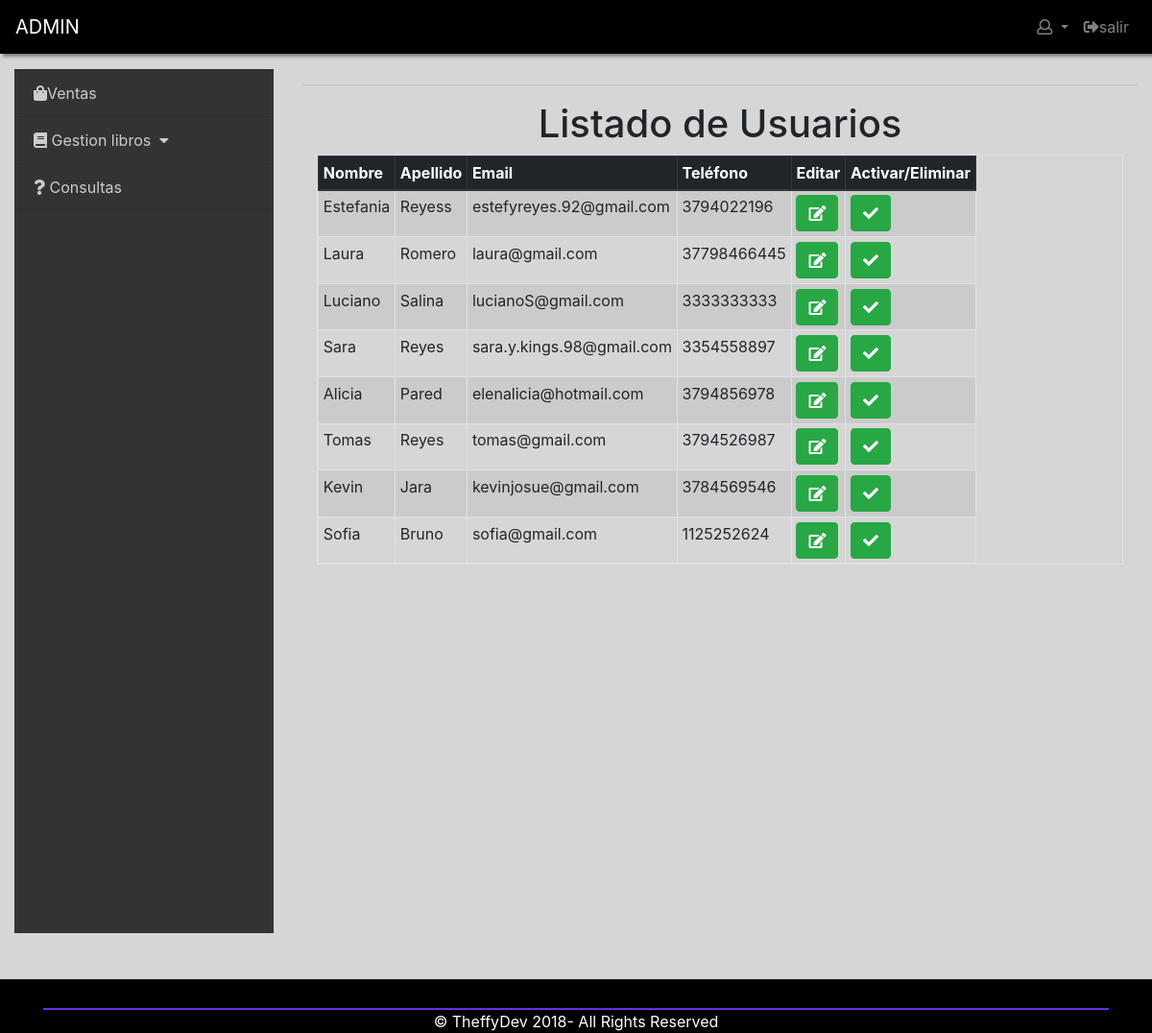
Page /index.php/gestion_usuario_controller/gestionar_usuario on the committed database.
### tables this page shows
CREATE TABLE `usuario` (
  `id_usuario` int(11) NOT NULL,
  `email` varchar(100) NOT NULL,
  `password` varchar(100) NOT NULL,
  `id_persona` int(11) NOT NULL,
  `estado_usuario` int(11) NOT NULL
);

CREATE TABLE `personas` (
  `id_persona` int(11) NOT NULL,
  `nombre` varchar(100) NOT NULL,
  `apellido` varchar(100) NOT NULL,
  `email` varchar(100) NOT NULL,
  `telefono` varchar(50) NOT NULL,
  `perfil_id` int(11) NOT NULL
);

### application/controllers/gestion_usuario_controller.php (called while the page is built, shortened)
	<?php
class Gestion_usuario_controller extends CI_Controller {
	public function gestionar_usuario()
	{
		$this->load->model('usuario_model');
		$data['usuarios'] = $this->usuario_model->select_usuarios();
		$this->load->view('plantillas/header_view');
		$this->load->view('plantillas/menu_admin_view');
		$this->load->view('plantillas/sidenav_admin_view');
		$this->load->view('back_views/gestionar_usuario_view', $data);
		$this->load->view('plantillas/footer_admin_view');
	}
}

### index.php (called while the page is built, shortened)
<?php
require_once BASEPATH.'core/CodeIgniter.php';

### application/models/usuario_model.php (called while the page is built, shortened)
<?php
class Usuario_model extends CI_Model {
	public function select_usuarios()
	{
		$this->db->select('*');
		$this->db->from('usuario');
		$this->db->join('personas', 'usuario.id_persona = personas.id_persona');
		$this->db->join('perfil', 'personas.perfil_id = perfil.perfil_id');
		$query = $this->db->get();
		return $query->result();
	}
}

### application/views/back_views/gestionar_usuario_view.php (the view)
<div class="container">
	<div class="row">
		<div class="col-lg-12">
			<h1 class="page-header" style="text-align:center;">Listado de Usuarios</h1>
		</div>
	</div>
	<div class="row">
		<div class="col-md-12 mx-auto">
			<table id="mytable" class="table table-responsive table-sm table-bordered table-striped table-hover">
				<thead class="thead-dark">
					<th scope="col">Nombre</th>
					<th scope="col">Apellido</th>
					<th scope="col">Email</th>
					<th scope="col">Teléfono</th>
					<th scope="col">Editar</th>
					<th scope="col">Activar/Eliminar</th>
				</thead>
				<tbody>
				<?php foreach($usuarios as $row) {?>
						<tr>
							<td> <?php echo $row->nombre; ?> </td>
							<td> <?php echo $row->apellido; ?> </td>
							<td> <?php echo $row->email; ?> </td>
							<td> <?php echo $row->telefono; ?> </td>
							<td>
								<a class="btn btn-success" title="pulse para editar" href="<?php echo base_url("gestion_usuario_controller/editar_usuario/$row->id_usuario");?>" >
									<i class="fas fa-edit"></i>
								</a>
							</td>
							<?php
							if ( ($row->estado_usuario) ==1 )
								{ ?>
									<td> <a class="btn btn-danger" title="pulse para eliminar" href="<?php echo base_url("gestion_usuario_controller/eliminar_usuario/$row->id_usuario");?>" >
										<i class="fas fa-trash-alt"></i></a></td>
								 <?php }
								 else {?>
										<td> <a class="btn btn-success" title="pulse para activar" href="<?php echo base_url("gestion_usuario_controller/activar_usuario/$row->id_usuario");?>" > <i class="fas fa-check"></i></a></td>
									<?php } ?>
								</tr>
							<?php }?>
						</tbody>
					</table>
				</div>
			</div>
		</div>

### application/views/plantillas/header_view.php (shortened to what this page needs)
<!doctype html>
<html id="html" lang="en">
<head>
	<link rel="stylesheet" href="<?php echo base_url('assets/css/estilo.css'); ?>">
	<link rel="stylesheet" href="<?php echo base_url('assets/css/sidenavstile.css'); ?>">
	<link rel="stylesheet" href="<?php echo base_url('assets/css/bootstrap.min.css'); ?>">
	<link rel="stylesheet" href="<?php echo base_url('assets/css/css/fontawesome-all.min.css'); ?>">
	<link rel="stylesheet" href="<?php echo base_url('assets/font-awesome/css/font-awesome.min.css'); ?>">
  <link rel="stylesheet" href="<?php echo base_url('assets/css/sb-admin.css'); ?>">
</head>
<body id="body">
	<div id="main">
		<header id="header">

### application/views/plantillas/menu_admin_view.php (shortened to what this page needs)
<nav class="navbar fixed-top navbar-expand-lg navbar-dark">
	<a class="navbar-brand" href="<?php echo base_url('inicio_controller/admin');?>"> ADMIN
	</a>
	<div class="collapse navbar-collapse" id="navbarSupportedContent">
		<ul class="navbar-nav ml-auto">
						<li class="nav-item dropdown">
							<a class="nav-link dropdown-toggle" href="#" id="navbarDropdown" role="button" data-toggle="dropdown" aria-haspopup="true" aria-expanded="false">
								<i class="far fa-user"></i><?php echo $this->session->userdata('nombre'); ?>
							</a>
						</li>
						<li class="nav-item d-none d-sm-none d-md-block">
							<a class="nav-link" href="<?php echo base_url('usuario_controller/cerrar_sesion');?>"><i class="fas fa-sign-out-alt"></i>salir</a>
						</li>
					</ul>
				</div>
			</nav>

### application/views/plantillas/sidenav_admin_view.php (shortened to what this page needs)
<div class="container-fluid" >
	<div class="row" >
		<div class="col-md-3 col-xs-1 p-l-0 p-r-0 in d-none d-sm-none d-md-block"  id="sidebar" >
			<div class="list-group panel" style="background-color: #333; height: 900px;">
				<a href="<?php echo base_url('ventas');?>" class="list-group-item collapsed" data-parent="#sidebar"><i class="fas fa-shopping-bag"></i>Ventas</span></a>
				<a href="#menu3" class="list-group-item collapsed" data-toggle="collapse" data-parent="#sidebar" aria-expanded="false"><i class="fas fa-book"></i> <span class="hidden-sm-down">Gestion libros</span></a>
				<a href="<?php echo base_url('consulta_controller');?>" class="list-group-item collapsed" data-parent="#sidebar"><i class="fas fa-question"></i> <span class="hidden-sm-down">Consultas</span></a>
			</div>
		</div>
		<main class="col-md-9 col-xs-11 p-l-2 p-t-2 ">
			<hr>

### application/views/plantillas/footer_admin_view.php (shortened to what this page needs)
</main>
</div>
</div>
	<footer class="container-fluid mt-5 ">
		<div class="contenedor container mt-0">
			<p class="copy display-7 m-0 text-center" style="color:white;">
				&copy; TheffyDev 2018- All Rights Reserved
			</p>
		</div>
	</footer>
</body>
</html>

### assets/css/estilo.css (style rules this page uses)
#body { background-color: rgba(214, 214, 214, 1); }
#main { margin-top: 4.5rem; margin-bottom: 40px; }
footer { position:absolute; padding-top:30px; background-color:rgba(0,0,0,1); }
.navbar { background-color:rgba(0,0,0,1); box-shadow: 3px 3px 3px rgba(44, 46, 44, 0.5); }
.contenedor .copy:before { margin: 0px auto 0px; }
.copy:before { content: ""; display: block; height: 2px; width: 100%; background-color: rgba(111, 44, 220, 1); box-shadow:0 0 0 0.1rem rgba(115, 42, 181, 0.2) margin-top: 20px; }

### assets/css/sidenavstile.css (style rules this page uses)
#sidebar .list-group-item { border-radius: 0; background-color: #333; color: #ccc; border-left: 0; border-right: 0; border-color: #2c2c2c; white-space: nowrap; }
#sidebar .list-group .list-group-item[aria-expanded="false"]::after { content: " \f0d7"; font-family: FontAwesome; display: inline; text-align: right; padding-left: 5px; }

### assets/css/sb-admin.css (style rules this page uses)
html { position: relative; min-height: 100%; }
body { overflow-x: hidden; }

### rows in the picture
usuario: id_persona.nombre "Estefania", id_persona.apellido "Reyess", id_persona.email "estefyreyes.92@gmail.com", id_persona.telefono "3794022196"
usuario: id_persona.nombre "Laura", id_persona.apellido "Romero", id_persona.email "laura@gmail.com", id_persona.telefono "37798466445"
usuario: id_persona.nombre "Luciano", id_persona.apellido "Salina", id_persona.email "lucianoS@gmail.com", id_persona.telefono "3333333333"
usuario: id_persona.nombre "Sara", id_persona.apellido "Reyes", id_persona.email "sara.y.kings.98@gmail.com", id_persona.telefono "3354558897"
usuario: id_persona.nombre "Alicia", id_persona.apellido "Pared", id_persona.email "elenalicia@hotmail.com", id_persona.telefono "3794856978"
usuario: id_persona.nombre "Tomas", id_persona.apellido "Reyes", id_persona.email "tomas@gmail.com", id_persona.telefono "3794526987"
usuario: id_persona.nombre "Kevin", id_persona.apellido "Jara", id_persona.email "kevinjosue@gmail.com", id_persona.telefono "3784569546"
usuario: id_persona.nombre "Sofia", id_persona.apellido "Bruno", id_persona.email "sofia@gmail.com", id_persona.telefono "1125252624"
